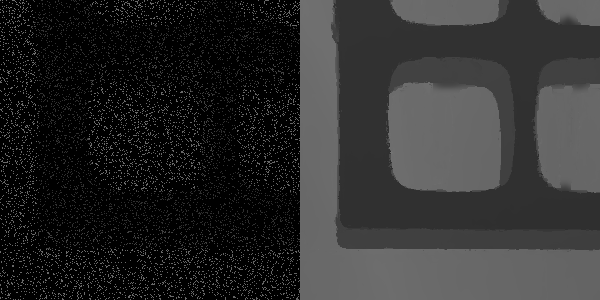
#> input picture combined_rpr_test/disp0 (1)x1681y1571.png, 600 x 300 px, given as the content of the folder outnew/images, which was not available
$ python depth2dispar.py
#> lines starting #> are read from the running program, lines starting #| are printed output that depends on the picture
# -*- coding: utf-8 -*-
"""
Created on Wed May 30 13:56:10 2018

@author: colinpate
"""
import numpy as np
import os
import argparse
from PIL import Image


# [4 lines of commented-out code are left out]

def convert(src_path, dest_path):
#> called with src_path = 'outnew\\images\\disp0 (1)x1681y1571.png', dest_path = 'dispar_files\\disp0 (1)x1681y1571'
    img = Image.open(src_path).convert("I")
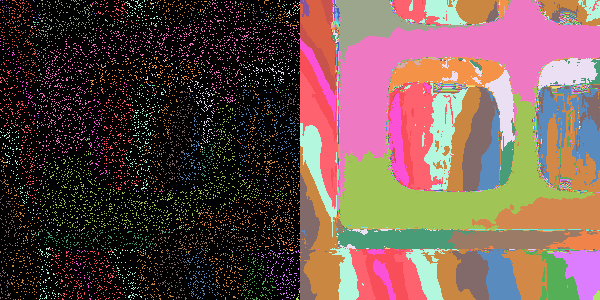
#> img: PIL image 600x300 I; 71 distinct labels, from 0 to 117; one colour per label, 0 black
    #img.show()
    im_width = 256
    a = np.asarray(img)#, dtype=np.uint8)

    max_val = 2**16 - 1

    print(src_path)
#> (the run stopped early here; a loop or call above may not have finished)

$ run again, on combined_rpr_test/disp0 (1)x1690y1085.png
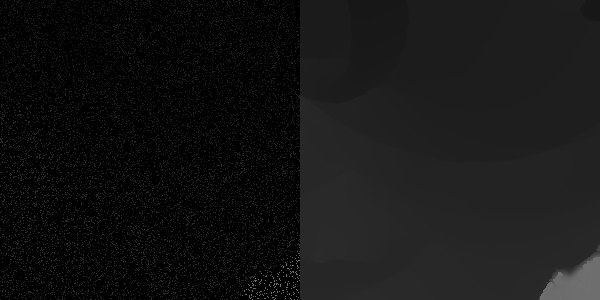
#> input picture combined_rpr_test/disp0 (1)x1690y1085.png, 600 x 300 px, given as the content of the folder outnew/images, which was not available
#> in convert, `img = Image.open(src_path).convert("I")`:
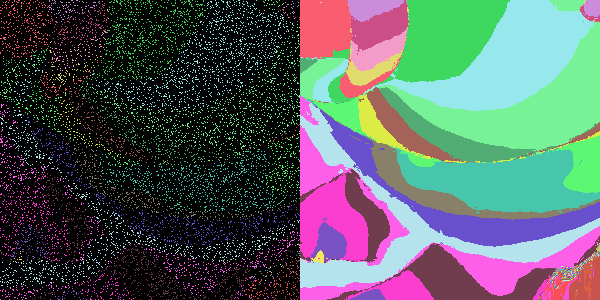
#> img: PIL image 600x300 I; 93 distinct labels, from 0 to 115; one colour per label, 0 black

$ run again, on combined_rpr_test/disp0 (1)x1780y1532.png
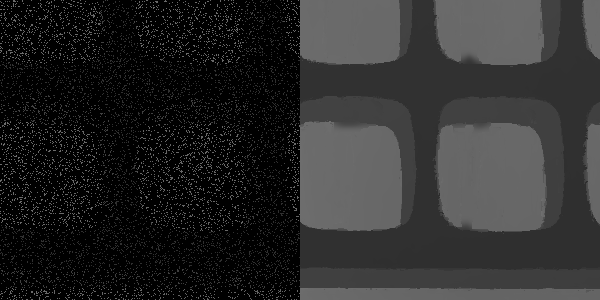
#> input picture combined_rpr_test/disp0 (1)x1780y1532.png, 600 x 300 px, given as the content of the folder outnew/images, which was not available
#> in convert, `img = Image.open(src_path).convert("I")`:
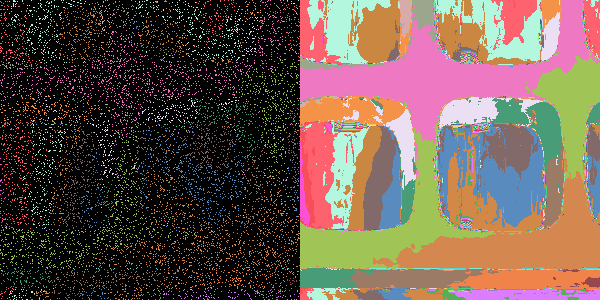
#> img: PIL image 600x300 I; 69 distinct labels, from 0 to 117; one colour per label, 0 black
